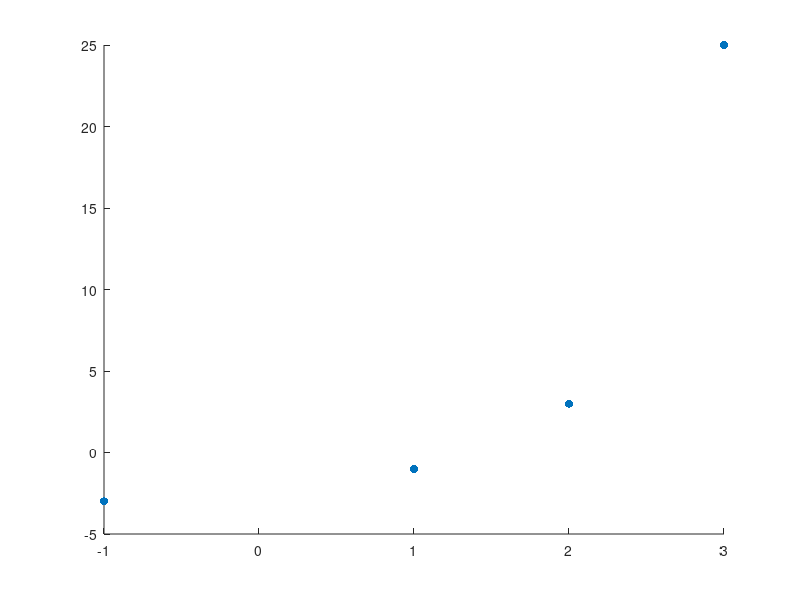

Source code (MATLAB): (Note: this script raises an error after producing the figure.)

x=[-1 1 2 3];
y=[-3 -1 3 25];
scatter(x,y, 'filled')
hold on
plot(-1:0.1:3, Lagrange_interpol(x, y, -1:0.1:3))
legend({'Data Points', 'Cubic Spline Curve', 'Query Data Point'}, 'Location','northwest')
hold off

function yq=Lagrange_interpol(x,y, xq)          % Q1
n=size(x,2);
L=ones(n,size(xq,2));
for i=1:n
  for j=1:n
     if (i~=j)
        L(i,:)=L(i,:).*(xq-x(j))/(x(i)-x(j));
     end
  end
end
yq=0;
for i=1:n
  yq=yq+y(i)*L(i,:);
end
end
